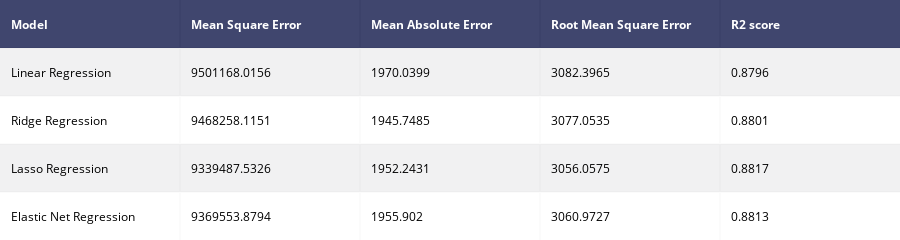

Notebook source saved alongside this figure:
### Markdown cell above
### Model Evaluation

The summarised metrics of all the models is given below:

### Code cell
import plotly.offline as py
py.init_notebook_mode(connected = True)
import plotly.graph_objs as go
import plotly.figure_factory as ff

def model_report(model,training_x,testing_x,training_y,testing_y,name) :
    model.fit(training_x,training_y)
    predictions  = model.predict(testing_x)
    #accuracy     = accuracy_score(testing_y,predictions)
    mean_sq_err  = metrics.mean_squared_error(testing_y,predictions)
    mean_abs_err = metrics.mean_absolute_error(testing_y,predictions)
    Rmean_sq_err = np.sqrt(metrics.mean_squared_error(testing_y,predictions) )
    r2_score     = metrics.r2_score(testing_y,predictions)
    df = pd.DataFrame({"Model"                  : [name],
                       "Mean Square Error"      : [mean_sq_err],
                       "Mean Absolute Error"    : [mean_abs_err],
                       "Root Mean Square Error" : [Rmean_sq_err],
                       "R2 score" : [r2_score]
                       
                      })
    return df

model1 = model_report(lr,X_train_s,X_test_s,ytrain,ytest,
                      "Linear Regression")

model2 = model_report(ridge_regressor,X_train_s,X_test_s,ytrain,ytest,
                      "Ridge Regression")

model3 = model_report(lasso_regressor,X_train_s,X_test_s,ytrain,ytest,
                      "Lasso Regression")

model4 = model_report(el_regressor,X_train_s,X_test_s,ytrain,ytest,
                      "Elastic Net Regression")


model_performances = pd.concat([model1,model2,model3,model4],axis = 0).reset_index()
model_performances = model_performances.drop(columns = "index",axis =1)

table  = ff.create_table(np.round(model_performances,4))

py.iplot(table)

### Figure 1 — Plotly figure (JSON) as saved in the notebook; plotly's stock layout.template omitted (floating-point values rounded to 4 significant figures)
{"data": [{"colorscale": [[0, "#00083e"], [0.5, "#ededee"], [1, "#ffffff"]], "hoverinfo": "none", "opacity": 0.75, "showscale": false, "type": "heatmap", "z": [[0, 0, 0, 0, 0], [0.5, 0.5, 0.5, 0.5, 0.5], [1, 1, 1, 1, 1], [0.5, 0.5, 0.5, 0.5, 0.5], [1, 1, 1, 1, 1]]}], "layout": {"annotations": [{"align": "left", "font": {"color": "#ffffff"}, "showarrow": false, "text": "<b>Model</b>", "x": -0.45, "xanchor": "left", "xref": "x1", "y": 0, "yref": "y1"}, {"align": "left", "font": {"color": "#ffffff"}, "showarrow": false, "text": "<b>Mean Square Error</b>", "x": 0.55, "xanchor": "left", "xref": "x1", "y": 0, "yref": "y1"}, {"align": "left", "font": {"color": "#ffffff"}, "showarrow": false, "text": "<b>Mean Absolute Error</b>", "x": 1.55, "xanchor": "left", "xref": "x1", "y": 0, "yref": "y1"}, {"align": "left", "font": {"color": "#ffffff"}, "showarrow": false, "text": "<b>Root Mean Square Error</b>", "x": 2.55, "xanchor": "left", "xref": "x1", "y": 0, "yref": "y1"}, {"align": "left", "font": {"color": "#ffffff"}, "showarrow": false, "text": "<b>R2 score</b>", "x": 3.55, "xanchor": "left", "xref": "x1", "y": 0, "yref": "y1"}, {"align": "left", "font": {"color": "#000000"}, "showarrow": false, "text": "Linear Regression", "x": -0.45, "xanchor": "left", "xref": "x1", "y": 1, "yref": "y1"}, {"align": "left", "font": {"color": "#000000"}, "showarrow": false, "text": "9501168.0156", "x": 0.55, "xanchor": "left", "xref": "x1", "y": 1, "yref": "y1"}, {"align": "left", "font": {"color": "#000000"}, "showarrow": false, "text": "1970.0399", "x": 1.55, "xanchor": "left", "xref": "x1", "y": 1, "yref": "y1"}, {"align": "left", "font": {"color": "#000000"}, "showarrow": false, "text": "3082.3965", "x": 2.55, "xanchor": "left", "xref": "x1", "y": 1, "yref": "y1"}, {"align": "left", "font": {"color": "#000000"}, "showarrow": false, "text": "0.8796", "x": 3.55, "xanchor": "left", "xref": "x1", "y": 1, "yref": "y1"}, {"align": "left", "font": {"color": "#000000"}, "showarrow": false, "text": "Ridge Regression", "x": -0.45, "xanchor": "left", "xref": "x1", "y": 2, "yref": "y1"}, {"align": "left", "font": {"color": "#000000"}, "showarrow": false, "text": "9468258.1151", "x": 0.55, "xanchor": "left", "xref": "x1", "y": 2, "yref": "y1"}, {"align": "left", "font": {"color": "#000000"}, "showarrow": false, "text": "1945.7485", "x": 1.55, "xanchor": "left", "xref": "x1", "y": 2, "yref": "y1"}, {"align": "left", "font": {"color": "#000000"}, "showarrow": false, "text": "3077.0535", "x": 2.55, "xanchor": "left", "xref": "x1", "y": 2, "yref": "y1"}, {"align": "left", "font": {"color": "#000000"}, "showarrow": false, "text": "0.8801", "x": 3.55, "xanchor": "left", "xref": "x1", "y": 2, "yref": "y1"}, {"align": "left", "font": {"color": "#000000"}, "showarrow": false, "text": "Lasso Regression", "x": -0.45, "xanchor": "left", "xref": "x1", "y": 3, "yref": "y1"}, {"align": "left", "font": {"color": "#000000"}, "showarrow": false, "text": "9339487.5326", "x": 0.55, "xanchor": "left", "xref": "x1", "y": 3, "yref": "y1"}, {"align": "left", "font": {"color": "#000000"}, "showarrow": false, "text": "1952.2431", "x": 1.55, "xanchor": "left", "xref": "x1", "y": 3, "yref": "y1"}, {"align": "left", "font": {"color": "#000000"}, "showarrow": false, "text": "3056.0575", "x": 2.55, "xanchor": "left", "xref": "x1", "y": 3, "yref": "y1"}, {"align": "left", "font": {"color": "#000000"}, "showarrow": false, "text": "0.8817", "x": 3.55, "xanchor": "left", "xref": "x1", "y": 3, "yref": "y1"}, {"align": "left", "font": {"color": "#000000"}, "showarrow": false, "text": "Elastic Net Regression", "x": -0.45, "xanchor": "left", "xref": "x1", "y": 4, "yref": "y1"}, {"align": "left", "font": {"color": "#000000"}, "showarrow": false, "text": "9369553.8794", "x": 0.55, "xanchor": "left", "xref": "x1", "y": 4, "yref": "y1"}, {"align": "left", "font": {"color": "#000000"}, "showarrow": false, "text": "1955.902", "x": 1.55, "xanchor": "left", "xref": "x1", "y": 4, "yref": "y1"}, {"align": "left", "font": {"color": "#000000"}, "showarrow": false, "text": "3060.9727", "x": 2.55, "xanchor": "left", "xref": "x1", "y": 4, "yref": "y1"}, {"align": "left", "font": {"color": "#000000"}, "showarrow": false, "text": "0.8813", "x": 3.55, "xanchor": "left", "xref": "x1", "y": 4, "yref": "y1"}], "height": 200, "margin": {"b": 0, "l": 0, "r": 0, "t": 0}, "xaxis": {"dtick": 1, "gridwidth": 2, "showticklabels": false, "tick0": -0.5, "ticks": "", "zeroline": false}, "yaxis": {"autorange": "reversed", "dtick": 1, "gridwidth": 2, "showticklabels": false, "tick0": 0.5, "ticks": "", "zeroline": false}}}
